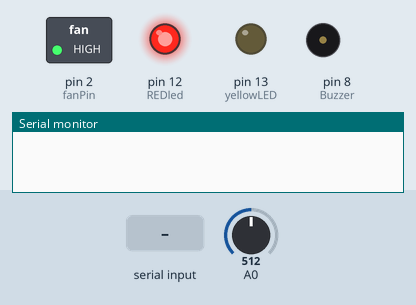
A sketch run on a simulated Arduino Uno, built with avr-gcc and run on an emulated ATmega328P. Shown: switched loads named in the sketch (green lamp = pin HIGH), output pins drawn as LEDs (lit = HIGH), buzzer (waves = sounding), the last lines printed to the serial monitor. Inputs (shaded band) come from the test bench; at power-on: A0 = 512.

Above: at 1.2 s.
1.3 s: "a" received over Serial
At 6.4 s:
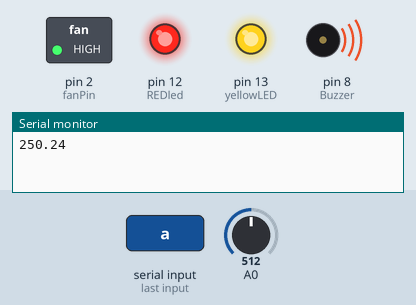
13.4 s: A0 set to 69
At 19.6 s:
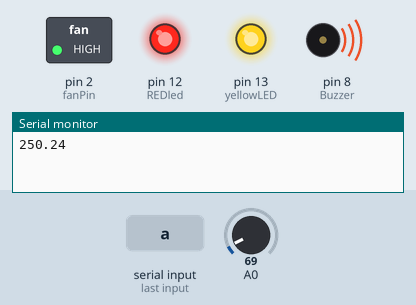
19.9 s: A0 set to 56
At 25.6 s:
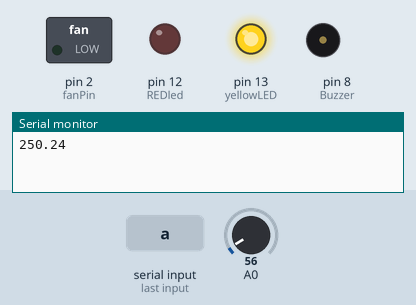
26.0 s: "b" received over Serial
At 27.2 s:
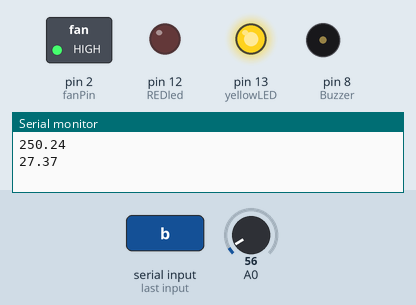
27.5 s: "A" received over Serial
At 28.6 s:
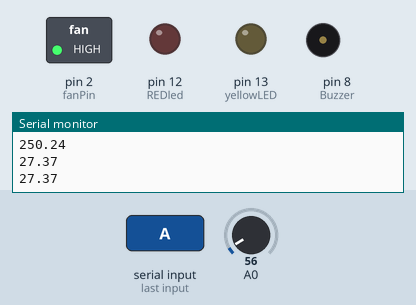
29.0 s: "B" received over Serial
At 29.7 s:
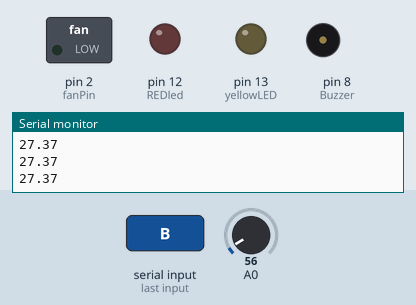
Timing chart, 0 to 31.5 s (numbered marks = the images above; inputs shaded):
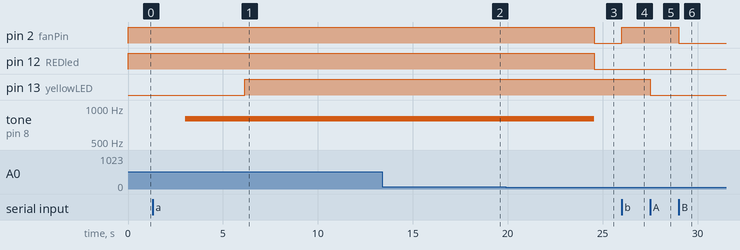

The sketch:

dachuang.ino
```cpp
#define yellowLED 13
#define REDled 12
#define Buzzer 8
#define fanPin 2

void setup()  {
  Serial.begin(9600); // 9600 bps
  pinMode(yellowLED, OUTPUT);
  pinMode(Buzzer,OUTPUT);
  pinMode(REDled,OUTPUT);
  pinMode(fanPin,OUTPUT);
}
void loop() {
  int n = analogRead(A0);    //读取A0口的电压值
  float vol = n * (5.0 / 1023.0*100);   //使用浮点数存储温度数据，温度数据由电压值换算得到
  if ( Serial.available() ) {
      Serial.println(vol);
      int res = Serial.read();
      if (res == 97) {
        digitalWrite(yellowLED, HIGH);
      }
      if (res == 65){
        digitalWrite(yellowLED, LOW);
      }
      if (res == 98) {
        digitalWrite(fanPin, HIGH);
      }
      if (res == 66){
        digitalWrite(fanPin, LOW);
      }
    }

    if (vol > 30) {    // 温度
        buzzerBegin();
    }
}

void buzzerBegin() {
  digitalWrite(fanPin, HIGH);
  digitalWrite(REDled, HIGH);
  for(int i=200;i<=800;i++)                    //用循环的方式将频率从200HZ 增加到800HZ
  {
    tone(Buzzer,i);
    delay(5);
  }
  delay(100);
  for(int i=800;i>=200;i--)
  {
    tone(Buzzer,i);
    delay(5);
  }

  noTone(Buzzer);
  digitalWrite(REDled, LOW);
  digitalWrite(fanPin, LOW);
}
```

Measured:
- the behaviour switches between 62 and 61 on A0 (found by bisection; images 2 and 3)
- after the input at 1.3 s, pin 13 (yellowLED): LOW → HIGH after 4.8 s
- after the input at 13.4 s, tone on pin 8 (Buzzer): stays 800 Hz (without the input it goes to 418 Hz after 6.1 s)
- after the input at 19.9 s, pin 2 (fanPin), pin 12 (REDled): HIGH → LOW after 4.6 s; tone on pin 8 (Buzzer): 800 Hz → silent after 4.6 s
- after the input at 26.0 s, pin 2 (fanPin): LOW → HIGH at once
- after the input at 27.5 s, pin 13 (yellowLED): HIGH → LOW at once
- after the input at 29.0 s, pin 2 (fanPin): HIGH → LOW at once
